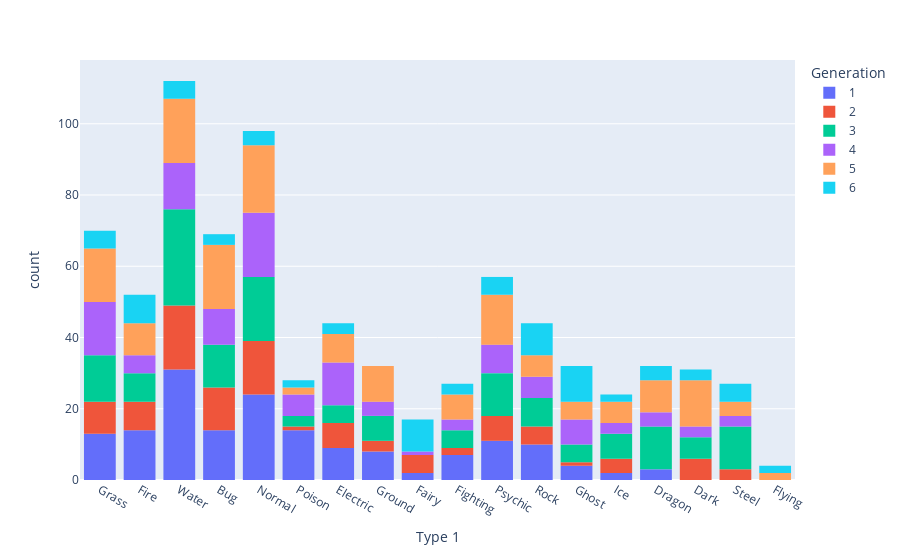

Notebook code cell kept with this figure:
### Markdown cell above
Resulta de interés ver que tipos de pokemon son de mayor frecuencia en cada generación:

### Code cell
px.histogram(data_frame = df_pokemon,
             x          = "Type 1",
             hover_data = ["Generation"],
             color      = "Generation",
             nbins      = 20)

### Figure 1 — Plotly figure (JSON) as saved in the notebook; plotly's stock layout.template omitted (floating-point values rounded to 4 significant figures; data arrays with more than 128 entries replaced by an {"elided": "..."} marker saying what was removed)
{"data": [{"alignmentgroup": "True", "bingroup": "x", "hovertemplate": "Generation=1<br>Type 1=%{x}<br>count=%{y}<extra></extra>", "legendgroup": "1", "marker": {"color": "#636efa", "pattern": {"shape": ""}}, "name": "1", "nbinsx": 20, "offsetgroup": "1", "orientation": "v", "showlegend": true, "type": "histogram", "x": {"elided": "166 str values"}, "xaxis": "x", "yaxis": "y"}, {"alignmentgroup": "True", "bingroup": "x", "hovertemplate": "Generation=2<br>Type 1=%{x}<br>count=%{y}<extra></extra>", "legendgroup": "2", "marker": {"color": "#EF553B", "pattern": {"shape": ""}}, "name": "2", "nbinsx": 20, "offsetgroup": "2", "orientation": "v", "showlegend": true, "type": "histogram", "x": ["Grass", "Grass", "Grass", "Fire", "Fire", "Fire", "Water", "Water", "Water", "Normal", "Normal", "Normal", "Normal", "Bug", "Bug", "Bug", "Bug", "Poison", "Water", "Water", "Electric", "Fairy", "Normal", "Fairy", "Fairy", "Psychic", "Psychic", "Electric", "Electric", "Electric", "Electric", "Grass", "Water", "Water", "Rock", "Water", "Grass", "Grass", "Grass", "Normal", "Grass", "Grass", "Bug", "Water", "Water", "Psychic", "Dark", "Dark", "Water", "Ghost", "Psychic", "Psychic", "Normal", "Bug", "Bug", "Normal", "Ground", "Steel", "Steel", "Fairy", "Fairy", "Water", "Bug", "Bug", "Bug", "Bug", "Bug", "Dark", "Normal", "Normal", "Fire", "Fire", "Ice", "Ice", "Water", "Water", "Water", "Ice", "Water", "Steel", "Dark", "Dark", "Dark", "Water", "Ground", "Ground", "Normal", "Normal", "Normal", "Fighting", "Fighting", "Ice", "Electric", "Fire", "Normal", "Normal", "Electric", "Fire", "Water", "Rock", "Rock", "Rock", "Rock", "Psychic", "Fire", "Psychic"], "xaxis": "x", "yaxis": "y"}, {"alignmentgroup": "True", "bingroup": "x", "hovertemplate": "Generation=3<br>Type 1=%{x}<br>count=%{y}<extra></extra>", "legendgroup": "3", "marker": {"color": "#00cc96", "pattern": {"shape": ""}}, "name": "3", "nbinsx": 20, "offsetgroup": "3", "orientation": "v", "showlegend": true, "type": "histogram", "x": {"elided": "160 str values"}, "xaxis": "x", "yaxis": "y"}, {"alignmentgroup": "True", "bingroup": "x", "hovertemplate": "Generation=4<br>Type 1=%{x}<br>count=%{y}<extra></extra>", "legendgroup": "4", "marker": {"color": "#ab63fa", "pattern": {"shape": ""}}, "name": "4", "nbinsx": 20, "offsetgroup": "4", "orientation": "v", "showlegend": true, "type": "histogram", "x": ["Grass", "Grass", "Grass", "Fire", "Fire", "Fire", "Water", "Water", "Water", "Normal", "Normal", "Normal", "Normal", "Normal", "Bug", "Bug", "Electric", "Electric", "Electric", "Grass", "Grass", "Rock", "Rock", "Rock", "Rock", "Bug", "Bug", "Bug", "Bug", "Bug", "Bug", "Bug", "Electric", "Water", "Water", "Grass", "Grass", "Water", "Water", "Normal", "Ghost", "Ghost", "Normal", "Normal", "Normal", "Ghost", "Dark", "Normal", "Normal", "Psychic", "Poison", "Poison", "Steel", "Steel", "Rock", "Psychic", "Normal", "Normal", "Ghost", "Dragon", "Dragon", "Dragon", "Dragon", "Normal", "Fighting", "Fighting", "Fighting", "Ground", "Ground", "Poison", "Poison", "Poison", "Poison", "Grass", "Water", "Water", "Water", "Grass", "Grass", "Grass", "Dark", "Electric", "Normal", "Ground", "Grass", "Electric", "Fire", "Fairy", "Bug", "Grass", "Ice", "Ground", "Ice", "Normal", "Psychic", "Psychic", "Rock", "Ghost", "Ice", "Electric", "Electric", "Electric", "Electric", "Electric", "Electric", "Psychic", "Psychic", "Psychic", "Steel", "Water", "Fire", "Normal", "Ghost", "Ghost", "Psychic", "Water", "Water", "Dark", "Grass", "Grass", "Normal"], "xaxis": "x", "yaxis": "y"}, {"alignmentgroup": "True", "bingroup": "x", "hovertemplate": "Generation=5<br>Type 1=%{x}<br>count=%{y}<extra></extra>", "legendgroup": "5", "marker": {"color": "#FFA15A", "pattern": {"shape": ""}}, "name": "5", "nbinsx": 20, "offsetgroup": "5", "orientation": "v", "showlegend": true, "type": "histogram", "x": {"elided": "165 str values"}, "xaxis": "x", "yaxis": "y"}, {"alignmentgroup": "True", "bingroup": "x", "hovertemplate": "Generation=6<br>Type 1=%{x}<br>count=%{y}<extra></extra>", "legendgroup": "6", "marker": {"color": "#19d3f3", "pattern": {"shape": ""}}, "name": "6", "nbinsx": 20, "offsetgroup": "6", "orientation": "v", "showlegend": true, "type": "histogram", "x": ["Grass", "Grass", "Grass", "Fire", "Fire", "Fire", "Water", "Water", "Water", "Normal", "Normal", "Normal", "Fire", "Fire", "Bug", "Bug", "Bug", "Fire", "Fire", "Fairy", "Fairy", "Fairy", "Grass", "Grass", "Fighting", "Fighting", "Normal", "Psychic", "Psychic", "Psychic", "Steel", "Steel", "Steel", "Steel", "Fairy", "Fairy", "Fairy", "Fairy", "Dark", "Dark", "Rock", "Rock", "Poison", "Poison", "Water", "Water", "Electric", "Electric", "Rock", "Rock", "Rock", "Rock", "Fairy", "Fighting", "Electric", "Rock", "Dragon", "Dragon", "Dragon", "Steel", "Ghost", "Ghost", "Ghost", "Ghost", "Ghost", "Ghost", "Ghost", "Ghost", "Ghost", "Ghost", "Ice", "Ice", "Flying", "Flying", "Fairy", "Dark", "Dragon", "Rock", "Rock", "Psychic", "Psychic", "Fire"], "xaxis": "x", "yaxis": "y"}], "layout": {"barmode": "relative", "legend": {"title": {"text": "Generation"}, "tracegroupgap": 0}, "margin": {"t": 60}, "xaxis": {"anchor": "y", "domain": [0, 1], "title": {"text": "Type 1"}}, "yaxis": {"anchor": "x", "domain": [0, 1], "title": {"text": "count"}}}}
